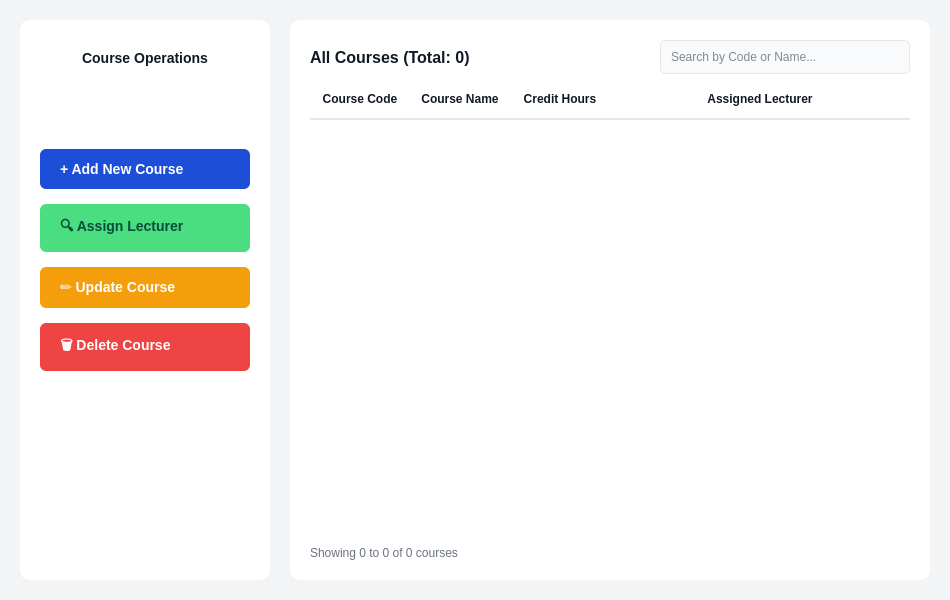
<?xml version="1.0" encoding="UTF-8"?>
<ui version="4.0">
 <class>CoursesPage</class>
 <widget class="QWidget" name="CoursesPage">
  <property name="geometry">
   <rect>
    <x>0</x>
    <y>0</y>
    <width>950</width>
    <height>600</height>
   </rect>
  </property>
  <property name="styleSheet">
   <string>QWidget#CoursesPage { background-color: #f3f4f6; }</string>
  </property>
  <layout class="QHBoxLayout" name="horizontalLayout_Main">
   <property name="spacing">
    <number>20</number>
   </property>
   <property name="leftMargin">
    <number>20</number>
   </property>
   <property name="topMargin">
    <number>20</number>
   </property>
   <property name="rightMargin">
    <number>20</number>
   </property>
   <property name="bottomMargin">
    <number>20</number>
   </property>
   <item>
    <widget class="QFrame" name="frame_Operations">
     <property name="minimumSize">
      <size>
       <width>250</width>
       <height>0</height>
      </size>
     </property>
     <property name="maximumSize">
      <size>
       <width>250</width>
       <height>16777215</height>
      </size>
     </property>
     <property name="styleSheet">
      <string>
       QFrame#frame_Operations {
           background-color: white;
           border-radius: 10px;
       }
       QPushButton {
           color: white;
           font-weight: bold;
           font-size: 14px;
           border-radius: 6px;
           padding: 12px;
           text-align: left;
           padding-left: 20px;
       }
       QPushButton#btn_addCourse { background-color: #1d4ed8; }
       QPushButton#btn_addCourse:hover { background-color: #1e40af; }
       
       QPushButton#btn_assignLecturer { background-color: #4ade80; color: #064e3b; }
       QPushButton#btn_assignLecturer:hover { background-color: #22c55e; }
       
       QPushButton#btn_updateCourse { background-color: #f59e0b; }
       QPushButton#btn_updateCourse:hover { background-color: #d97706; }
       
       QPushButton#btn_deleteCourse { background-color: #ef4444; }
       QPushButton#btn_deleteCourse:hover { background-color: #dc2626; }
      </string>
     </property>
     <layout class="QVBoxLayout" name="verticalLayout_Ops">
      <property name="spacing">
       <number>15</number>
      </property>
      <property name="leftMargin">
       <number>20</number>
      </property>
      <property name="topMargin">
       <number>30</number>
      </property>
      <property name="rightMargin">
       <number>20</number>
      </property>
      <item>
       <widget class="QLabel" name="label_OpsTitle">
        <property name="styleSheet">
         <string>font-weight: bold; font-size: 14px; color: #111827;</string>
        </property>
        <property name="text">
         <string>Course Operations</string>
        </property>
        <property name="alignment">
         <set>Qt::AlignmentFlag::AlignCenter</set>
        </property>
       </widget>
      </item>
      <item>
       <spacer name="verticalSpacer_small">
        <property name="orientation">
         <enum>Qt::Orientation::Vertical</enum>
        </property>
        <property name="sizeHint" stdset="0">
         <size>
          <width>20</width>
          <height>10</height>
         </size>
        </property>
       </spacer>
      </item>
      <item>
       <widget class="QPushButton" name="btn_addCourse">
        <property name="text">
         <string>+ Add New Course</string>
        </property>
       </widget>
      </item>
      <item>
       <widget class="QPushButton" name="btn_assignLecturer">
        <property name="text">
         <string>🔍 Assign Lecturer</string>
        </property>
       </widget>
      </item>
      <item>
       <widget class="QPushButton" name="btn_updateCourse">
        <property name="text">
         <string>✏️ Update Course</string>
        </property>
       </widget>
      </item>
      <item>
       <widget class="QPushButton" name="btn_deleteCourse">
        <property name="text">
         <string>🗑️ Delete Course</string>
        </property>
       </widget>
      </item>
      <item>
       <spacer name="verticalSpacer_large">
        <property name="orientation">
         <enum>Qt::Orientation::Vertical</enum>
        </property>
        <property name="sizeHint" stdset="0">
         <size>
          <width>20</width>
          <height>200</height>
         </size>
        </property>
       </spacer>
      </item>
     </layout>
    </widget>
   </item>
   <item>
    <widget class="QFrame" name="frame_Data">
     <property name="styleSheet">
      <string notr="true">QFrame#frame_Data {
    background-color: white;
    border-radius: 10px;
}
QLineEdit {
    padding: 8px;
    border: 1px solid #e5e7eb;
    border-radius: 5px;
    background-color: #f9fafb;
    color: #111827; 
}</string>
     </property>
     <layout class="QVBoxLayout" name="verticalLayout_Data">
      <property name="leftMargin">
       <number>20</number>
      </property>
      <property name="topMargin">
       <number>20</number>
      </property>
      <property name="rightMargin">
       <number>20</number>
      </property>
      <property name="bottomMargin">
       <number>20</number>
      </property>
      <item>
       <layout class="QHBoxLayout" name="horizontalLayout_TopBar">
        <item>
         <widget class="QLabel" name="label_TableTitle">
          <property name="styleSheet">
           <string>font-weight: bold; font-size: 16px; color: #111827;</string>
          </property>
          <property name="text">
           <string>All Courses (Total: 0)</string>
          </property>
         </widget>
        </item>
        <item>
         <spacer name="horizontalSpacer_TitleSearch">
          <property name="orientation">
           <enum>Qt::Orientation::Horizontal</enum>
          </property>
          <property name="sizeHint" stdset="0">
           <size>
            <width>0</width>
            <height>0</height>
           </size>
          </property>
         </spacer>
        </item>
        <item>
         <widget class="QLineEdit" name="lineEdit_Search">
          <property name="minimumSize">
           <size>
            <width>250</width>
            <height>0</height>
           </size>
          </property>
          <property name="placeholderText">
           <string>Search by Code or Name...</string>
          </property>
         </widget>
        </item>
       </layout>
      </item>
      <item>
       <widget class="QTableWidget" name="coursesTable">
        <property name="styleSheet">
         <string notr="true">QTableWidget {
    background-color: white;
    border: none;
    gridline-color: #f3f4f6;
    font-size: 13px;
    color: #374151;
}
QTableWidget::viewport {
    background-color: white;
}
QHeaderView::section {
    background-color: white;
    color: #111827;
    font-weight: bold;
    padding: 10px;
    border: none;
    border-bottom: 2px solid #e5e7eb;
}
QTableWidget::item {
    padding: 5px;
    border-bottom: 1px solid #f3f4f6;
    background-color: white;
    color: #111827;
}
QTableWidget::item:selected {
    background-color: #eff6ff;
    color: #1d4ed8;
}</string>
        </property>
        <property name="alternatingRowColors">
         <bool>false</bool>
        </property>
        <property name="selectionBehavior">
         <enum>QAbstractItemView::SelectionBehavior::SelectRows</enum>
        </property>
        <property name="showGrid">
         <bool>false</bool>
        </property>
        <attribute name="horizontalHeaderStretchLastSection">
         <bool>true</bool>
        </attribute>
        <attribute name="verticalHeaderVisible">
         <bool>false</bool>
        </attribute>
        <column>
         <property name="text">
          <string>Course Code</string>
         </property>
        </column>
        <column>
         <property name="text">
          <string>Course Name</string>
         </property>
        </column>
        <column>
         <property name="text">
          <string>Credit Hours</string>
         </property>
        </column>
        <column>
         <property name="text">
          <string>Assigned Lecturer</string>
         </property>
        </column>
       </widget>
      </item>
      <item>
       <layout class="QHBoxLayout" name="horizontalLayout_BottomBar">
        <item>
         <widget class="QLabel" name="label_Showing">
          <property name="styleSheet">
           <string>color: #6b7280; font-size: 12px;</string>
          </property>
          <property name="text">
           <string>Showing 0 to 0 of 0 courses</string>
          </property>
         </widget>
        </item>
        <item>
         <spacer name="horizontalSpacer_Pagination">
          <property name="orientation">
           <enum>Qt::Orientation::Horizontal</enum>
          </property>
          <property name="sizeHint" stdset="0">
           <size>
            <width>0</width>
            <height>0</height>
           </size>
          </property>
         </spacer>
        </item>
       </layout>
      </item>
     </layout>
    </widget>
   </item>
  </layout>
 </widget>
 <resources/>
 <connections/>
</ui>
